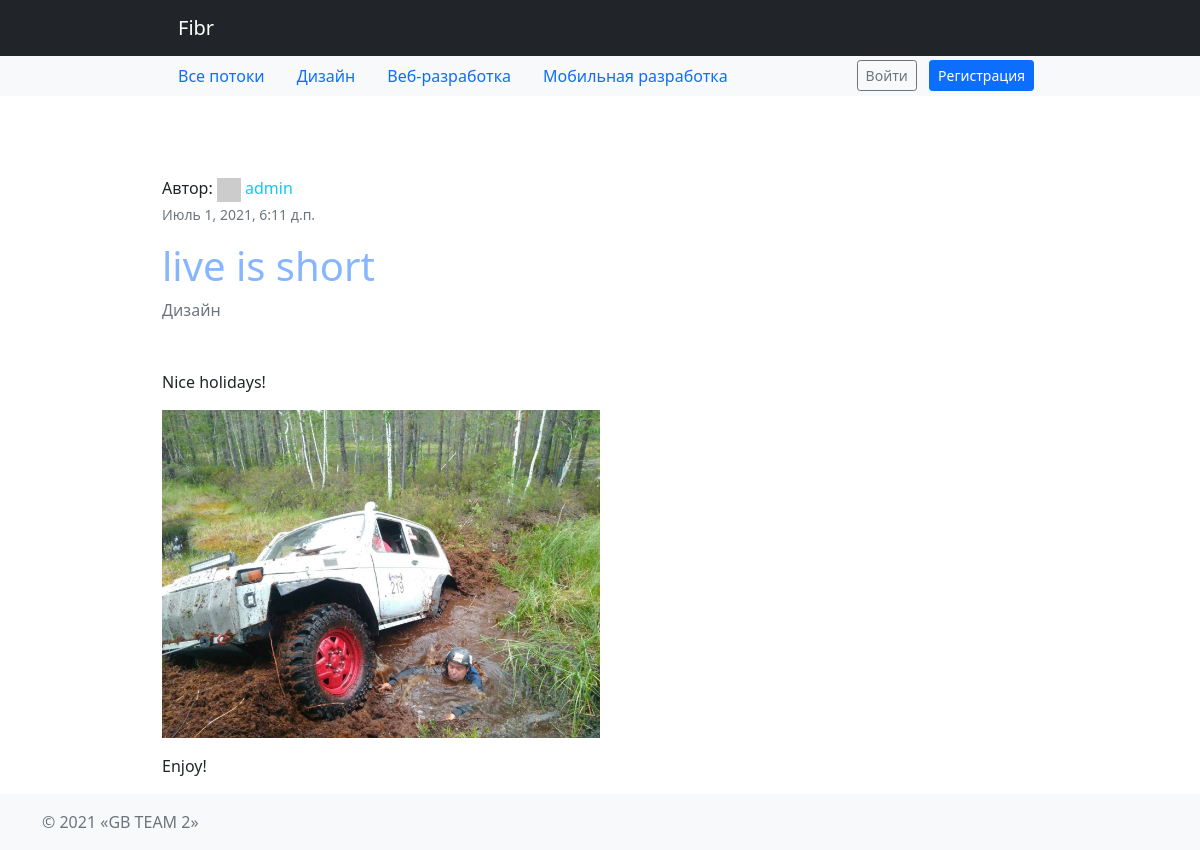
The app's page /article/13/, older data.
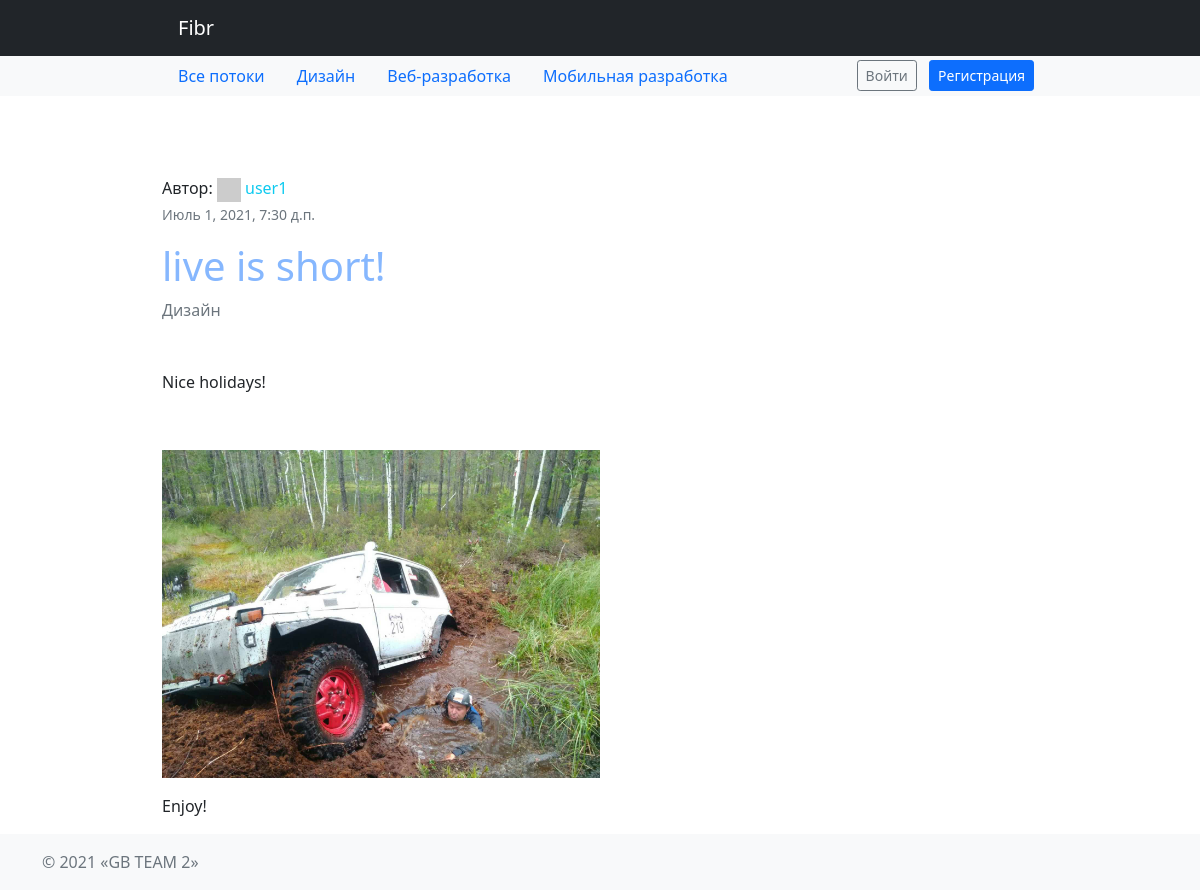
The same page, newer data.
### article/models.py (models this page shows, shortened)
class Article(models.Model):
    user = models.ForeignKey(User, on_delete=models.CASCADE)
    topic = models.ForeignKey(Topic, on_delete=models.CASCADE, verbose_name='Раздел')
    title = models.CharField(max_length=64, unique=True, verbose_name='Название')
    content = models.TextField(blank=True, verbose_name='Статья')
    image = models.ImageField(upload_to='article_images', blank=True, verbose_name='Фото')
    created_at = models.DateTimeField(auto_now_add=True)
    updated_at = models.DateTimeField(auto_now=True)
    class Meta:
        verbose_name = 'Статья'
        verbose_name_plural = 'Статьи'

### authapp/models.py (models this page shows, shortened)
class User(AbstractUser):
    image = models.ImageField(upload_to='users_avatars', blank=True, default='static/img/default.jpg')
    birthday = models.DateField(blank=True, null=True)
    def __str__(self):
        return self.username

### hub/models.py (models this page shows)
class Topic(models.Model):
    name = models.CharField(max_length=64)
    short_description = models.TextField(blank=True)
    class Meta:
        verbose_name = 'Тематика'
        verbose_name_plural = 'Тематики'
    def __str__(self):
        return self.name

### article/views.py (the view)
# urls.py: path('<int:pk>/', article.ArticleView.as_view(), name='article'),
class ArticleView(DetailView):
    model = Article
    template_name = 'article/article.html'
    def get_context_data(self, **kwargs):
        context = super().get_context_data(**kwargs)
        context['articles'] = Article.objects.filter(topic=self.kwargs.get('pk'))
        return context

### context_processor.py (called while the page is built)
def topic_list(request):
    return {"topic_list": Topic.objects.all()}

### article/templates/article/article.html (shortened to what this page needs)
{% extends 'article/base.html' %}
{% load static %}
{% block content %}
    <div class="container w-75">
        <header class="accordion-header">
            Автор: <a href="user" class="text-info" title="Автор публикации" style="text-decoration: none;">
                <img src="http://placehold.it/30X30" width="24" height="24" class="img-fluid" alt="img">
                <span class="text">{{ article.user }}</span>
            </a>
            <p class="timelist text-muted"><small>{{ article.created_at }}</small></p>
        </header>
        <div class="col-sm-12 w-75">
            <h1 class="card-title text" style="color: #86b7fe; cursor: default">
                {{ article.title }}</h1>
            <p class="text-muted"> {{ article.topic }}</p>
        </div>
        <p class="text w-75 pt-3" style="line-height: 1.70;font-size: 18px;overflow-wrap: break-word;"> {{ article.content | safe}}</p>
    </div>
{% endblock %}

Row changes from the older to the newer data that the page shows:
changed Article "Nice holidays! Enjoy!": user "admin" → "user1"; created_at "Июль 1, 2021, 6:11 д.п." → "Июль 1, 2021, 7:30 д.п."; title "live is short" → "live is short!"
